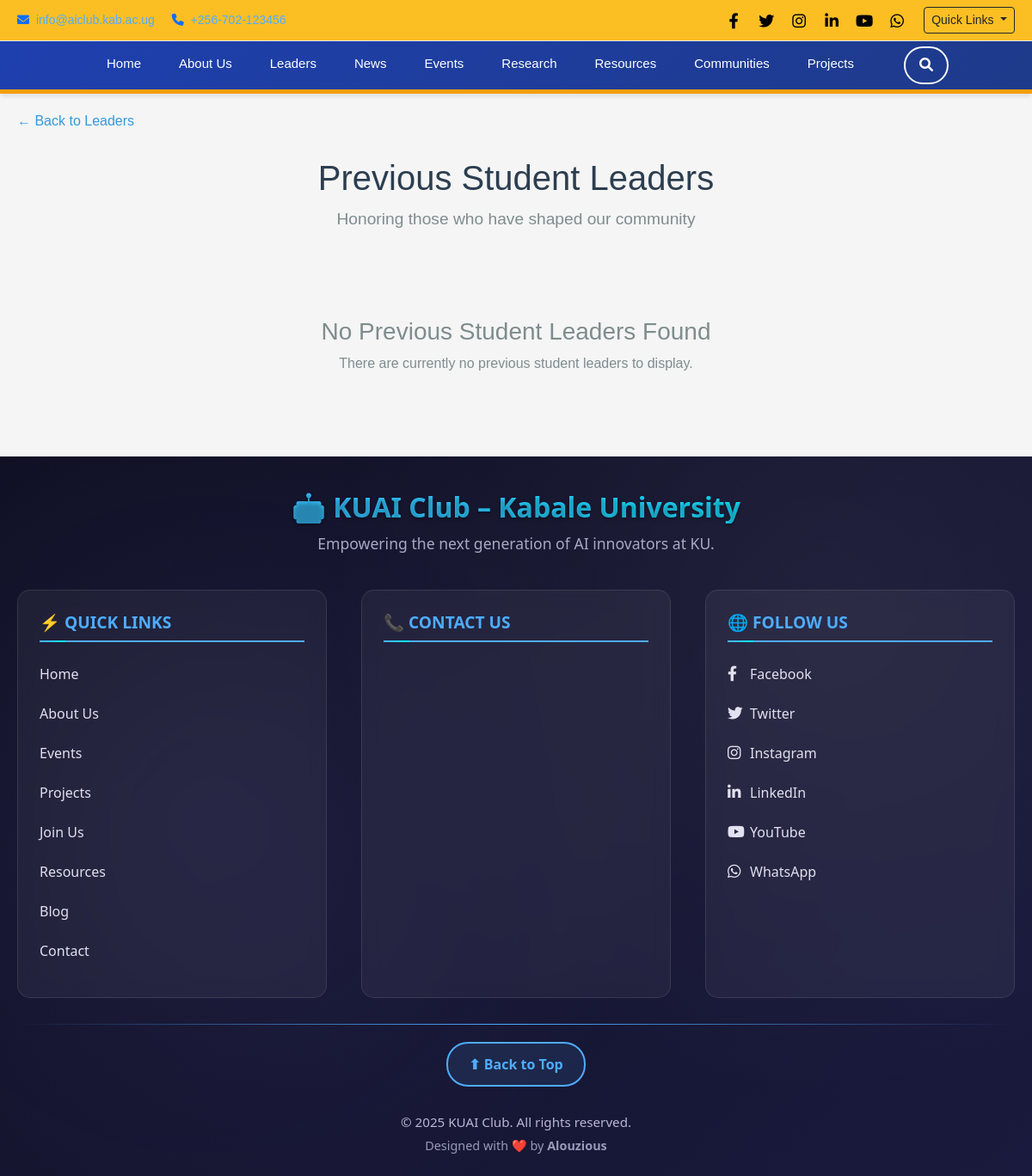
The page /previous-leaders/student/ on the database its author committed.
### kuai_club/models.py (models this page shows, shortened)
class SiteSettings(models.Model):
    site_name = models.CharField(max_length=100, default="Kabale University's AI Club")
    site_description = models.TextField(default="Join Kabale University's AI Club and start building the future — today.")
    site_keywords = models.CharField(max_length=255, blank=True)
    site_tagline = models.CharField(max_length=255, default="Empowering Minds, Transforming Futures")
    quick_links = models.JSONField(default=list, blank=True, help_text="List of quick links in JSON format. Example: [{'name': 'Home', 'url': '/home'}, {'name': 'About Us', 'url': '/about'}]")  # FIXED: changed from CharField to JSONField for better structure
    background_image = models.ImageField(upload_to='backgrounds/', blank=True, null=True, help_text="Background image for the site. Recommended size: 1920x1080px")
    logo = models.ImageField(upload_to='logos/', blank=True, null=True, help_text="Recommended size: 200x200px")
    favicon = models.ImageField(upload_to='favicons/', blank=True, null=True, help_text="Recommended size: 32x32px")
    primary_color = models.CharField(max_length=7, default="#1e3a8a", help_text="Hex color code for primary theme color")  # FIXED typo: CahrField → CharField
    secondary_color = models.CharField(max_length=7, default="#f59e0b", help_text="Hex color code for secondary theme color")  # FIXED typo: CahrField → CharField
    contact_email = models.EmailField(max_length=254, default="info@example.com", help_text="Primary contact email")
    contact_phone = models.CharField(max_length=20, default="+256-456-7890", help_text="Primary phone number")
    contact_address = models.TextField(default="Kampala, Uganda", help_text="Physical address")  # FIXED: added 'default' instead of wrongly placed argument
    portal_url = models.URLField(max_length=200, blank=True, null=True, help_text="User portal URL")
    facebook_url = models.URLField(max_length=200, blank=True, null=True)
    twitter_url = models.URLField(max_length=200, blank=True, null=True)
    instagram_url = models.URLField(max_length=200, blank=True, null=True)
    linkedin_url = models.URLField(max_length=200, blank=True, null=True)
    youtube_url = models.URLField(max_length=200, blank=True, null=True)
    github_url = models.URLField(max_length=200, blank=True, null=True)
    tiktok_url = models.URLField(max_length=200, blank=True, null=True)
    whatsapp_url = models.URLField(max_length=200, blank=True, null=True)
    telegram_url = models.URLField(max_length=200, blank=True, null=True)
    working_hours = models.CharField(max_length=100, default="Mon-Fri: 9:00 AM - 5:00 PM")
    privacy_policy_url = models.URLField(max_length=200, blank=True, null=True)
    terms_of_service_url = models.URLField(max_length=200, blank=True, null=True)
    enable_sitemap = models.BooleanField(default=True)
    enable_cookies = models.BooleanField(default=True)
    enable_captcha = models.BooleanField(default=True)
    enable_social_login = models.BooleanField(default=True)
    enable_two_factor_auth = models.BooleanField(default=False)
    enable_dark_mode = models.BooleanField(default=False)
    enable_search = models.BooleanField(default=True)
    enable_search_suggestions = models.BooleanField(default=True)
    enable_user_profiles = models.BooleanField(default=True)
    enable_user_roles = models.BooleanField(default=True)
    enable_content_moderation = models.BooleanField(default=True)
    google_analytics_id = models.CharField(max_length=20, blank=True, null=True)
    google_tag_manager_id = models.CharField(max_length=20, blank=True, null=True)
    google_adsense_id = models.CharField(max_length=20, blank=True, null=True)
    google_maps_api_key = models.CharField(max_length=50, blank=True, null=True)
    is_maintenance_mode = models.BooleanField(default=False)
    maintenance_message = models.TextField(blank=True, null=True)
    maintenance_image = models.ImageField(upload_to='maintenance/', blank=True, null=True)
    created_at = models.DateTimeField(auto_now_add=True)
    updated_at = models.DateTimeField(auto_now=True)
    class Meta:
        verbose_name = "Site Settings"
        verbose_name_plural = "Site Settings"
        ordering = ['-created_at']

### kuai_club/views.py (the view)
# urls.py: path('previous-leaders/<str:category>/', views.previous_leaders_by_category, name='previous_leaders'),
def previous_leaders_by_category(request, category):
    valid_categories = ['student', 'faculty']
    if category not in valid_categories:
        return render(request, '404.html', status=404)
    today = timezone.now().date()
    previous_leaders = Leader.objects.filter(
        category=category,
        end_date__isnull=False,  # Must have an end date
        end_date__lt=today       # End date must be in the past
    ).order_by('-year_served', '-end_date', 'full_name')
    logger.info(f"Found {previous_leaders.count()} previous leaders for category: {category}")
    for leader in previous_leaders[:5]:  # Log first 5 for debugging
        logger.debug(f"Leader: {leader.full_name}, Year: {leader.year_served}, End Date: {leader.end_date}")
    leaders_by_year = defaultdict(list)
    for leader in previous_leaders:
        leaders_by_year[leader.year_served].append(leader)
    sorted_years = sorted(leaders_by_year.keys(), reverse=True)
    leaders_by_year_list = [(year, leaders_by_year[year]) for year in sorted_years]
    logger.info(f"Years with previous leaders: {sorted_years}")
    logger.info(f"Total years: {len(sorted_years)}")
    if not previous_leaders.exists():
        all_leaders = Leader.objects.filter(category=category)
        logger.info(f"Total leaders in {category} category: {all_leaders.count()}")
        for leader in all_leaders:
            logger.info(f"  - {leader.full_name}: start={leader.start_date}, end={leader.end_date}, is_past={leader.is_past_leader}")
    context = {
        'leaders_by_year_list': leaders_by_year_list,
        'category': category.title(),
        'total_previous_leaders': previous_leaders.count(),
    }
    return render(request, 'kuai_club/previous_leaders_by_category.html', context)

### kuai_club/templates/kuai_club/previous_leaders_by_category.html (shortened to what this page needs)
{% extends "layouts/base.html" %}
{% load static %}
{% block content %}
<div class="leaders-container" style="max-width: 1200px; margin: 0 auto; padding: 20px;">
    <a href="javascript:history.back()" style="color: #3498db; text-decoration: none; margin-bottom: 30px; display: inline-block;">
        ← Back to Leaders
    </a>
    <div style="text-align: center; margin-bottom: 40px;">
        <h1 style="font-size: 2.5rem; color: #2c3e50; margin-bottom: 10px;">Previous {{ category }} Leaders</h1>
        <p style="font-size: 1.2rem; color: #7f8c8d;">Honoring those who have shaped our community</p>
    </div>
    {% if leaders_by_year_list %}
        <button id="expandAllBtn" style="background: #27ae60; color: white; border: none; padding: 12px 24px; border-radius: 6px; cursor: pointer; margin-bottom: 20px;">
            Expand All Years
        </button>
        {% for year, leaders in leaders_by_year_list %}
        <div class="year-section" data-year="{{ year }}" style="margin-bottom: 30px; background: white; border-radius: 12px; box-shadow: 0 4px 6px rgba(0,0,0,0.1); overflow: hidden;">
            <div class="year-header" style="background: linear-gradient(135deg, #3498db, #2980b9); color: white; padding: 20px; cursor: pointer; display: flex; justify-content: space-between; align-items: center;" onclick="window.toggleYear('{{ year }}')"">
                <h2 style="margin: 0; font-size: 1.5rem;">{{ year }} Leadership</h2>
                <span id="arrow-{{ year }}" style="font-size: 1.2rem; transition: transform 0.3s ease; transform: rotate(-90deg);">▼</span>
            </div>
            <div id="leaders-{{ year }}" style="padding: 20px; display: none;">
                {% for leader in leaders %}
                <div style="display: flex; align-items: center; padding: 20px; margin-bottom: 15px; background: #f8f9fa; border-radius: 8px; border-left: 4px solid #3498db;">
                    {% if leader.photo %}
                        <img src="{{ leader.photo.url }}" alt="{{ leader.full_name }}" style="width: 80px; height: 80px; border-radius: 50%; object-fit: cover; margin-right: 20px;">
                    {% else %}
                        <div style="width: 80px; height: 80px; border-radius: 50%; background: linear-gradient(135deg, #bdc3c7, #95a5a6); display: flex; align-items: center; justify-content: center; margin-right: 20px; color: white; font-size: 2rem; font-weight: bold;">
                            {{ leader.full_name|first }}
                        </div>
                    {% endif %}
                    <div style="flex: 1;">
                        <h3 style="margin: 0 0 8px 0; font-size: 1.3rem; color: #2c3e50;">{{ leader.full_name }}</h3>
                        <p style="margin: 0 0 10px 0; color: #3498db; font-weight: 500;">{{ leader.position }}</p>
                        {% if leader.bio %}
                        <p style="color: #555; margin: 0 0 15px 0;">{{ leader.bio|truncatewords:30 }}</p>
                        {% endif %}
                        <div style="display: flex; gap: 10px; flex-wrap: wrap;">
                            {% if leader.email %}
                            <a href="mailto:{{ leader.email }}" style="padding: 5px 12px; background: #3498db; color: white; text-decoration: none; border-radius: 20px; font-size: 0.85rem;">Email</a>
                            {% endif %}
                            {% if leader.linkedin_url %}
                            <a href="{{ leader.linkedin_url }}" target="_blank" style="padding: 5px 12px; background: #3498db; color: white; text-decoration: none; border-radius: 20px; font-size: 0.85rem;">LinkedIn</a>
                            {% endif %}
                        </div>
                    </div>
                </div>
                {% endfor %}
            </div>
        </div>
        {% endfor %}
    {% else %}
        <div style="text-align: center; padding: 60px 20px; color: #7f8c8d;">
            <h3>No Previous {{ category }} Leaders Found</h3>
            <p>There are currently no previous {{ category|lower }} leaders to display.</p>
        </div>
    {% endif %}
</div>
{% endblock %}

### kuai_club/templates/layouts/base.html (shortened to what this page needs)
{% load static %}
<!DOCTYPE html>
<html lang="en">
<head>
    <link href="https://cdn.jsdelivr.net/npm/bootstrap@5.3.0/dist/css/bootstrap.min.css" rel="stylesheet" />
    <link href="https://cdnjs.cloudflare.com/ajax/libs/font-awesome/6.5.0/css/all.min.css" rel="stylesheet" />
    <link rel="stylesheet" href="{% static 'kuai_club/css/style.css' %}">
    <link rel="stylesheet" href="{% static 'kuai_club/css/hero_section.css' %}">
    <link rel="stylesheet" href="{% static 'kuai_club/css/aboutOverview.css' %}">
    <link rel="stylesheet" href="{% static 'kuai_club/css/projects.css' %}">
    <link rel="stylesheet" href="{% static 'kuai_club/css/Events.css' %}">
    <link rel="stylesheet" href="{% static 'kuai_club/css/leaders.css' %}">
    <link rel="stylesheet" href="{% static 'kuai_club/css/News.css' %}">
    <link rel="stylesheet" href="{% static 'kuai_club/css/gallery.css' %}">
    <link rel="stylesheet" href="{% static 'kuai_club/css/partners.css' %}">
    <link rel="stylesheet" href="{% static 'kuai_club/css/contact.css' %}">
</head>
<body>
<div class="top_site_content py-2">
    <div class="container">
        <div class="row align-items-center">
            <div class="col-md-6 text-start">
                {% if site_settings.contact_email %}
                    <span>
                        <i class="fa-solid fa-envelope me-1 text-primary"></i>
                        <a href="mailto:{{ site_settings.contact_email }}" class="contact-link text-primary">{{ site_settings.contact_email }}</a>
                    </span>
                {% endif %}
                {% if site_settings.contact_phone %}
                    <span class="ms-3">
                        <i class="fa-solid fa-phone me-1 text-primary"></i>
                        <a href="tel:{{ site_settings.contact_phone }}" class="contact-link text-primary">{{ site_settings.contact_phone }}</a>
                    </span>
                {% endif %}
            </div>
            <div class="col-md-6 d-flex justify-content-end align-items-center gap-3">
                <div class="social-media-links d-flex align-items-center gap-2">
                    {% if site_settings.facebook_url %}
                        <a href="{{ site_settings.facebook_url }}" target="_blank" class="text-black social-link"><i class="fab fa-facebook-f"></i></a>
                    {% endif %}
                    {% if site_settings.twitter_url %}
                        <a href="{{ site_settings.twitter_url }}" target="_blank" class="text-black social-link"><i class="fab fa-twitter"></i></a>
                    {% endif %}
                    {% if site_settings.instagram_url %}
                        <a href="{{ site_settings.instagram_url }}" target="_blank" class="text-black social-link"><i class="fab fa-instagram"></i></a>
                    {% endif %}
                    {% if site_settings.linkedin_url %}
                        <a href="{{ site_settings.linkedin_url }}" target="_blank" class="text-black social-link"><i class="fab fa-linkedin-in"></i></a>
                    {% endif %}
                    {% if site_settings.youtube_url %}
                        <a href="{{ site_settings.youtube_url }}" target="_blank" class="text-black social-link"><i class="fab fa-youtube"></i></a>
                    {% endif %}
                    {% if site_settings.whatsapp_url %}
                        <a href="{{ site_settings.whatsapp_url }}" target="_blank" class="text-black social-link"><i class="fab fa-whatsapp"></i></a>
                    {% endif %}
                </div>
                {% if site_settings.quick_links %}
                <div class="dropdown">
                    <a href="#" class="btn btn-sm btn-outline-dark dropdown-toggle" data-bs-toggle="dropdown" >
                        Quick Links
                    </a>
                </div>
                {% endif %}
            </div>
        </div>
    </div>
</div>
<nav class="navbar navbar-expand-lg navbar-dark bg-primary sticky-top">
    <div class="container-fluid">
        <div class="collapse navbar-collapse justify-content-center" id="navbarNav">
            <ul class="navbar-nav d-flex flex-row">
                <li class="nav-item">
                    <a class="nav-link {% if request.resolver_match.url_name == 'index' %}active{% endif %}" href="{% url 'kuai_club:home' %}">Home</a>
                </li>
                <li class="nav-item nav-hover-content" data-hover-target="about-content">
                    <a href="{% url 'kuai_club:about' %}" class="nav-link">About Us</a>
                </li>
                <li class="nav-item nav-hover-content" data-hover-target="leaders-content">
                    <a href="#" class="nav-link">Leaders</a>
                </li>
               <li class="nav-item nav-hover-content" data-hover-target="news-content">
                    <a href="#news-section" class="nav-link">News</a>
                </li>
                <li class="nav-item nav-hover-content" data-hover-target="events-content">
                    <a href="#event-section" class="nav-link">Events</a>
                </li>
                <li class="nav-item nav-hover-content" data-hover-target="research-content">
                   <a href="{% url 'kuai_club:research_page' research.0.id%}" class="nav-link">Research</a>
                </li>
                <li class="nav-item nav-hover-content" data-hover-target="resource-content">
                    <a href="#" class="nav-link">Resources</a>
                </li>
                <li class="nav-item nav-hover-content" data-hover-target="community-content">
                    <a href="#" class="nav-link">Communities </a>
                </li>
                <li class="nav-item nav-hover-content" data-hover-target="projects-content">
                    <a href="#projects-section" class="nav-link">Projects</a>
                </li>
                <li class="nav-item">
                    <button class="btn btn-outline-light ms-3" type="button" data-bs-toggle="modal" data-bs-target="#searchModal">
                        <i class="fas fa-search"></i>
                    </button>
                </li>
            </ul>
        </div>
    </div>
</nav>
<div class="page-content">
    {% block content %}{% endblock %}
    {% include 'layouts/footer.html' %}
</div>
</body>
</html>

### rows shown on the page
SiteSettings: contact_email "info@aiclub.kab.ac.ug", contact_phone "+256-702-123456"

### other values the page prints
{{ category }} "Student"
{{ category|lower }} "student"
{{ link.name }} "Home" "About Us" "Events" "Projects" "Join Us" "Resources" "Blog" "Contact"
